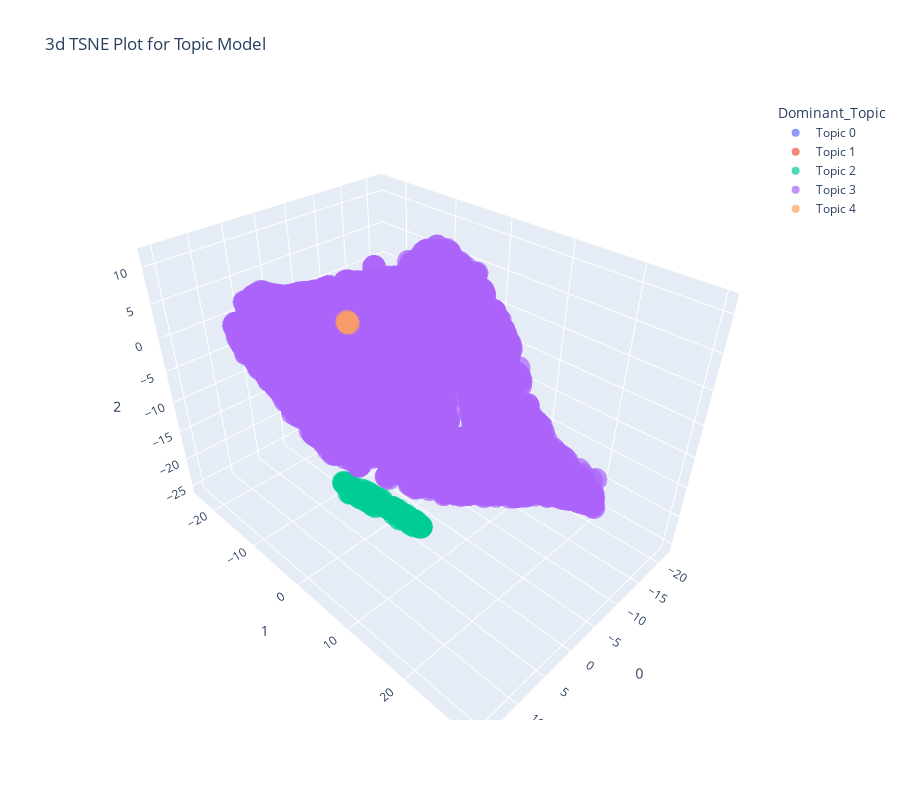

The code cell stored with this chart in its notebook:
### Markdown cell above
**t-SNE (T-Distributed Stochastic Neighbor Embedding)** is a dimensionality reduction algorithm to convert high-dimensional data into low-dimensional data for visualization.  
As shown in the code below, specifying **tsne** as plot will visualize the data using t-SNE.  
By default, the data is compressed to 3 dimensions.

### Code cell
plot_model(lda, plot="tsne")

### Figure 1 — Plotly figure (JSON) as saved in the notebook; plotly's stock layout.template omitted (floating-point values rounded to 4 significant figures; data arrays with more than 128 entries replaced by an {"elided": "..."} marker saying what was removed)
{"data": [{"hovertemplate": "Dominant_Topic=Topic 0<br>0=%{x}<br>1=%{y}<br>2=%{z}<extra></extra>", "legendgroup": "Topic 0", "marker": {"color": "#636efa", "opacity": 0.7, "symbol": "circle"}, "mode": "markers", "name": "Topic 0", "scene": "scene", "showlegend": true, "type": "scatter3d", "x": [-8.245], "y": [-9.069], "z": [-9.64]}, {"hovertemplate": "Dominant_Topic=Topic 1<br>0=%{x}<br>1=%{y}<br>2=%{z}<extra></extra>", "legendgroup": "Topic 1", "marker": {"color": "#EF553B", "opacity": 0.7, "symbol": "circle"}, "mode": "markers", "name": "Topic 1", "scene": "scene", "showlegend": true, "type": "scatter3d", "x": [-21.69, -19.47], "y": [-13.15, -13.42], "z": [4.065, 3.847]}, {"hovertemplate": "Dominant_Topic=Topic 2<br>0=%{x}<br>1=%{y}<br>2=%{z}<extra></extra>", "legendgroup": "Topic 2", "marker": {"color": "#00cc96", "opacity": 0.7, "symbol": "circle"}, "mode": "markers", "name": "Topic 2", "scene": "scene", "showlegend": true, "type": "scatter3d", "x": {"elided": "152 float values"}, "y": {"elided": "152 float values"}, "z": {"elided": "152 float values"}}, {"hovertemplate": "Dominant_Topic=Topic 3<br>0=%{x}<br>1=%{y}<br>2=%{z}<extra></extra>", "legendgroup": "Topic 3", "marker": {"color": "#ab63fa", "opacity": 0.7, "symbol": "circle"}, "mode": "markers", "name": "Topic 3", "scene": "scene", "showlegend": true, "type": "scatter3d", "x": {"elided": "6661 float values"}, "y": {"elided": "6661 float values"}, "z": {"elided": "6661 float values"}}, {"hovertemplate": "Dominant_Topic=Topic 4<br>0=%{x}<br>1=%{y}<br>2=%{z}<extra></extra>", "legendgroup": "Topic 4", "marker": {"color": "#FFA15A", "opacity": 0.7, "symbol": "circle"}, "mode": "markers", "name": "Topic 4", "scene": "scene", "showlegend": true, "type": "scatter3d", "x": [-8.804, -8.781], "y": [-18.01, -18.29], "z": [-4.657, -4.456]}], "layout": {"height": 800, "legend": {"title": {"text": "Dominant_Topic"}, "tracegroupgap": 0}, "scene": {"domain": {"x": [0, 1], "y": [0, 1]}, "xaxis": {"title": {"text": "0"}}, "yaxis": {"title": {"text": "1"}}, "zaxis": {"title": {"text": "2"}}}, "title": {"text": "3d TSNE Plot for Topic Model"}, "width": 900}}
